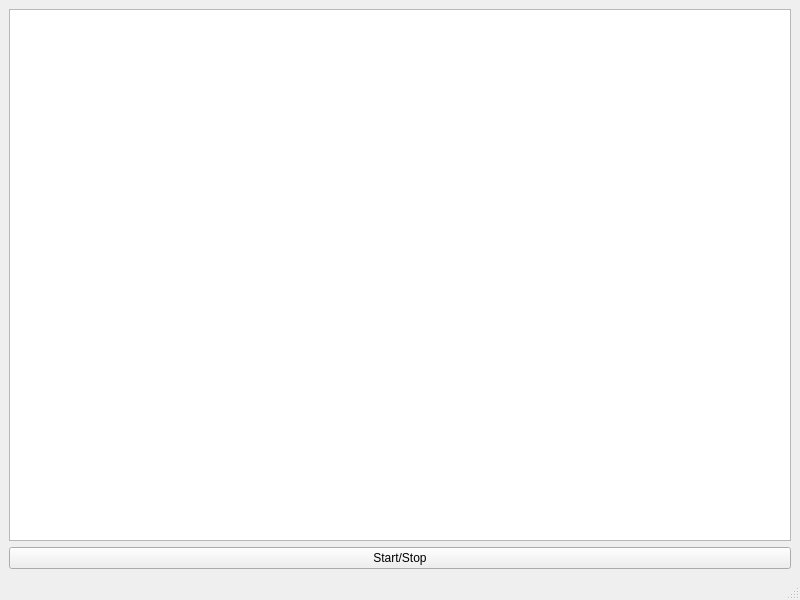
<?xml version="1.0" encoding="UTF-8"?>
<ui version="4.0">
 <class>MainWindow</class>
 <widget class="QMainWindow" name="MainWindow">
  <property name="geometry">
   <rect>
    <x>0</x>
    <y>0</y>
    <width>800</width>
    <height>600</height>
   </rect>
  </property>
  <property name="windowTitle">
   <string>MainWindow</string>
  </property>
  <widget class="QWidget" name="centralwidget">
   <layout class="QGridLayout" name="gridLayout">
    <item row="1" column="0">
     <widget class="QPushButton" name="startStopButton">
      <property name="text">
       <string>Start/Stop</string>
      </property>
      <property name="checkable">
       <bool>true</bool>
      </property>
     </widget>
    </item>
    <item row="0" column="0">
     <widget class="QGraphicsView" name="screenshotView"/>
    </item>
   </layout>
  </widget>
  <widget class="QStatusBar" name="statusbar"/>
 </widget>
 <resources/>
 <connections/>
</ui>
